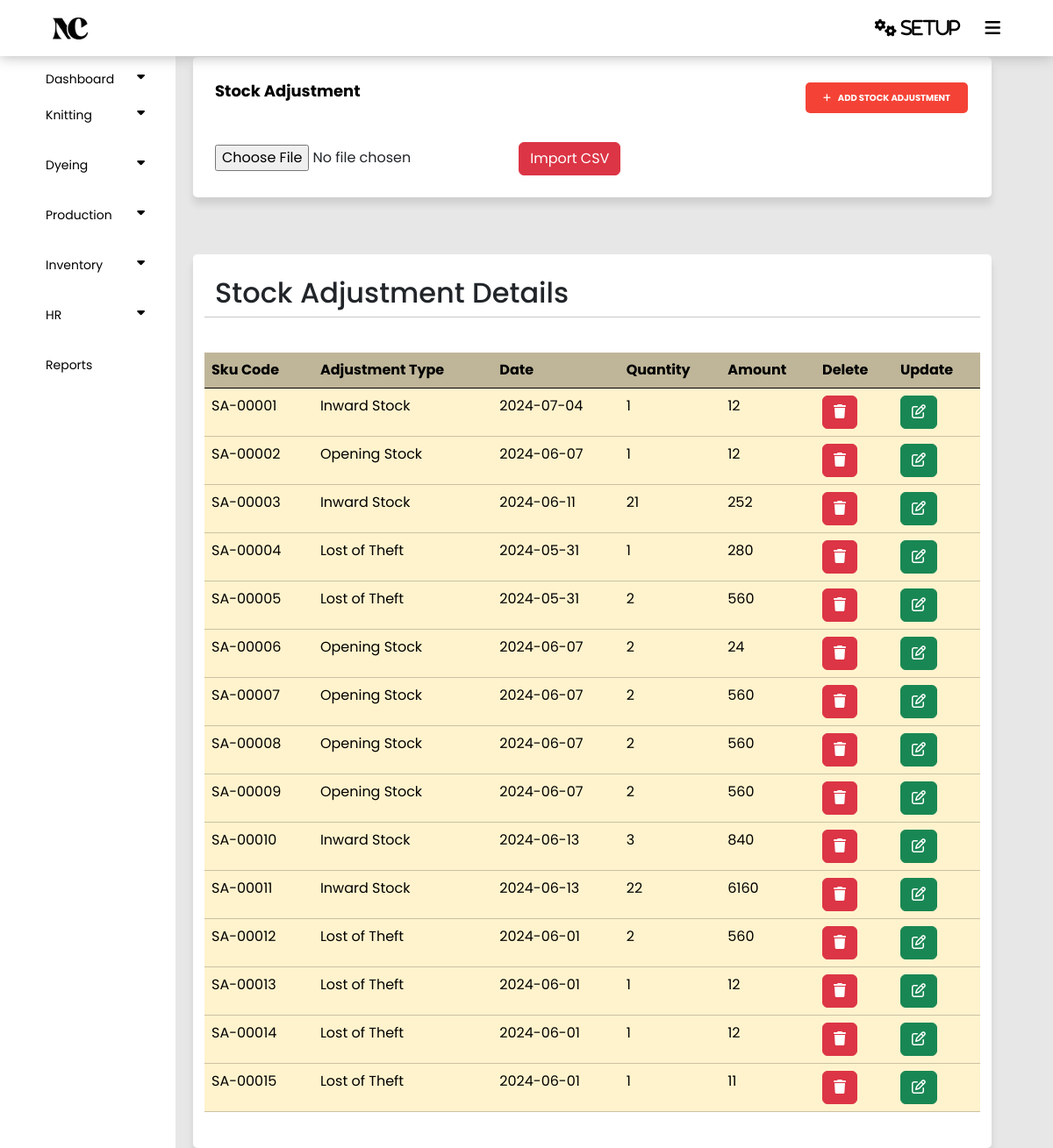
The page /panel/stock.php on the database as committed earlier.
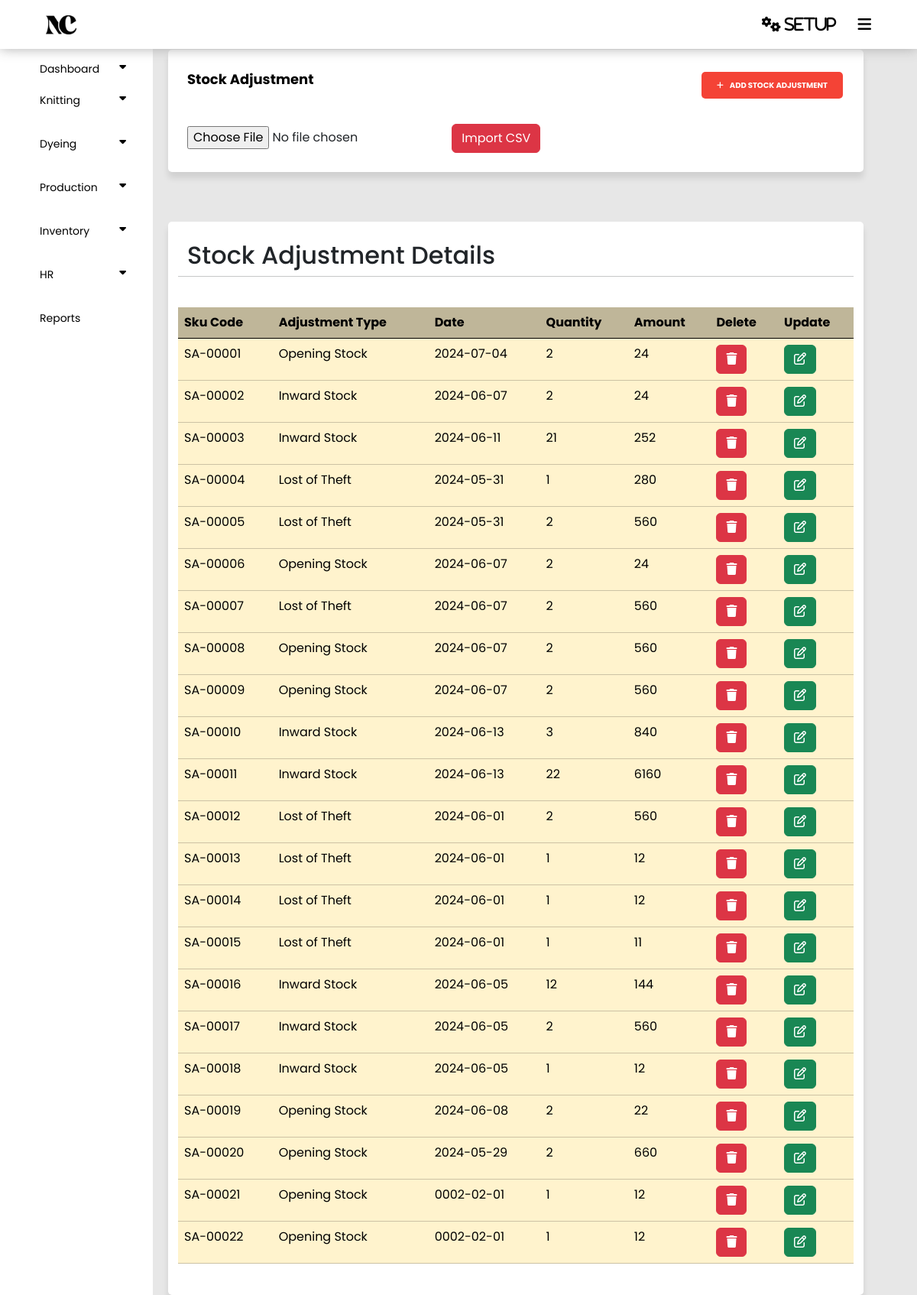
The same page on the database as committed later.
### tables this page shows
CREATE TABLE `stock` (
  `Id` int(11) NOT NULL,
  `P_id` int(11) NOT NULL,
  `SCode` varchar(255) NOT NULL,
  `Type` varchar(255) NOT NULL,
  `Date` date NOT NULL,
  `Reference` varchar(111) NOT NULL,
  `Cost` int(11) NOT NULL,
  `Quantity` int(11) NOT NULL,
  `Amount` int(255) NOT NULL,
  `Status` int(11) NOT NULL DEFAULT 1
);

### panel/stock.php (the view, shortened to what this page needs)
<?php
require('config.php');
require('index.php');
$fetch = "SELECT * FROM `stock` WHERE status = 1";
$query = mysqli_query($connect , $fetch);
?>
<!DOCTYPE html>
<html lang="en">
<head>
    <link href="https://cdn.jsdelivr.net/npm/bootstrap@5.3.3/dist/css/bootstrap.min.css" rel="stylesheet">
    <link rel="stylesheet" type="text/css" href="style.css">
</head>
<body>
<section class="container">
    <div>
        <header>Stock Adjustment</header>
        <button type="button" onclick="location.href='stock_form.php'" class="add_knittingcard_button" style="float: right;"><i class="fa fa-plus" aria-hidden="true"></i>Add Stock Adjustment</button>
    </div>
<br>
<br>
<br>
    <div>
    <div>
    <form action="import.php" method="post" enctype="multipart/form-data">
        <input type="file" name="file" id="file" accept=".csv">
        <button type="submit" class="btn btn-danger">Import CSV</button>
    </form>
</div>
    </div>
</section>
<section class="container">
                <div class="row justify-content-right">
                    <h2>Stock Adjustment Details</h2>
                <hr>
            <table class="table table-warning mt-4" id="example">
                <thead class="bg-warning p-2 text-dark bg-opacity-10" style="opacity: 75%;">
                    <tr>
                    <th scope="col">Sku Code</th>
                    <th scope="col">Adjustment Type</th>
                    <th scope="col">Date</th>
                    <th scope="col">Quantity</th>
                    <th scope="col">Amount</th>
                    <th scope="col">Delete</th>
                    <th scope="col">Update</th>
                    </tr>
                </thead>
                <tbody>
                <?php while ($row = mysqli_fetch_assoc($query)) {
                     ?>
                    <tr>
                    <td><?php echo $row ['SCode']?></td>
                    <td><?php echo $row ['Type']?></td>
                    <td><?php echo $row ['Date']?></td>
                    <td><?php echo $row ['Quantity']?></td>
                    <td><?php echo $row ['Amount']?></td>
                    <td ><a href="s_delete.php?Id=<?php echo $row ['Id'];?>" class="btn btn-danger"><i class="fa-solid fa-trash"></i></a></td>
                    <td ><a href="s_update.php?Id=<?php echo $row ['Id'];?>" class="btn btn-success"><i class="fa-regular fa-pen-to-square"></i></a></td>
                </tr>
                <?php
                    }
                ?>
                </tbody>
            </table>
        </section>
</body>
</html>

### panel/index.php (shortened to what this page needs)
<!DOCTYPE html>
<html lang="en">
<head>
    <link href="https://cdn.jsdelivr.net/npm/bootstrap@5.0.2/dist/css/bootstrap.min.css" rel="stylesheet">
    <link rel="stylesheet" type="text/css" href="style.css">
    <link rel="stylesheet" href="https://cdnjs.cloudflare.com/ajax/libs/font-awesome/6.0.0-beta3/css/all.min.css">
    <link href="https://cdnjs.cloudflare.com/ajax/libs/font-awesome/5.10.0/css/all.min.css" rel="stylesheet">
    <link href="https://cdn.jsdelivr.net/npm/bootstrap-icons@1.4.1/font/bootstrap-icons.css" rel="stylesheet">
    <link rel="stylesheet" href="https://cdnjs.cloudflare.com/ajax/libs/font-awesome/6.5.2/css/all.min.css" />
</head>
<body>
    <div class="menu">
        <div class="logo">
            <img src="../images/logo.png" alt="Noorani & Co">
        </div>
        <div class="dropdown">
            <button onclick="toggleDropdown('dropdown2')" class="dropbtn"><i class="fa fa-cogs" aria-hidden="true"> SetUp</i></button>
            <div class="dropdown ms-4">
                <button onclick="toggleDropdown('dropdown1')" class="dropbtn"><i class="fa fa-bars" aria-hidden="true"></i></button>
        </div>
</div>
</div>
<div class="sidenav">
    <ol><button class="dropdown-btn dashboard">Dashboard<i class="fa fa-caret-down"></i>
    <ol><button class="dropdown-btn">Knitting<i class="fa fa-caret-down"></i>
</button>
</ol>
<ol><button class="dropdown-btn">Dyeing<i class="fa fa-caret-down"></i>
</button>
    </ol>
    <ol><button class="dropdown-btn">Production<i class="fa fa-caret-down"></i></button>
</ol>
<ol><button class="dropdown-btn">Inventory<i class="fa fa-caret-down"></i></button>
</ol>
<ol><button class="dropdown-btn">HR<i class="fa fa-caret-down"></i></button>
    </ol>
    <ol><a href="report.php">Reports</a>
    </ol>
</div>
</body>
</html>

### panel/style.css (style rules this page uses)
* { padding: 0; margin: 0; }
body { background-color: #e7e7e7; font-family: "Poppins", sans-serif; }
#example { background: #000; color: #f44336; }
.menu { display: flex; align-items: center; justify-content: space-between; background: white; position: fixed; width: 100%; height: 8vh; box-sizing: border-box; padding: 10px 5%; box-shadow: 0 0 15px; color: rgba(166, 166, 166, 0.9); z-index: 1; }
.logo img { width: 40px; display: inline-block; }
.dropbtn { background-color: white; color: black; font-size: 20px; border: none; cursor: pointer; }
.dropdown { position: relative; display: inline-block; }
.sidenav { height: 100%; width: 200px; position: fixed; top: 0; left: 0; background-color: white; overflow-x: hidden; padding-top: 70px; }
.sidenav a, .dropdown-btn { padding: 10px 20px; text-decoration: none; font-size: 14px; color: black; display: block; border: none; background: none; width:100%; text-align: left; cursor: pointer; outline: none; }
.sidenav .fa { padding-right: 15px; }
.fa-caret-down { float: right; padding-right: 8px; }
.container { position: relative; float: left; width: calc(100% - 290px); margin-left: 220px; margin-top: 65px; background-color: white; padding: 25px; border-radius: 5px; box-shadow: 0px 8px 8px 0px rgba(0,0,0,0.1); }
.container header { font-size: 18px; color: black; font-weight: bold; text-align: left; float: left; }
.add_knittingcard_button { border: 0; border-radius: 5px; color: white; background-color: #f44336; padding: 10px 20px; text-align: center; text-decoration: none; text-transform: uppercase; display: inline-block; font-size: 10px; font-weight: bold; margin: 4px 2px; cursor: pointer; }
.fa-plus { padding-right: 8px; }

Rows that differ between the two databases and show on the page:
changed stock "SA-00001": Type "Inward Stock" → "Opening Stock"; Quantity "1" → "2"; Amount "12" → "24"
changed stock "SA-00002": Type "Opening Stock" → "Inward Stock"; Quantity "1" → "2"; Amount "12" → "24"
changed stock "SA-00007": Type "Opening Stock" → "Lost of Theft"
added stock: SCode "SA-00016", Type "Inward Stock", Date "2024-06-05", Quantity "12", Amount "144"
added stock: SCode "SA-00017", Type "Inward Stock", Date "2024-06-05", Quantity "2", Amount "560"
added stock: SCode "SA-00018", Type "Inward Stock", Date "2024-06-05", Quantity "1", Amount "12"
added stock: SCode "SA-00019", Type "Opening Stock", Date "2024-06-08", Quantity "2", Amount "22"
added stock: SCode "SA-00020", Type "Opening Stock", Date "2024-05-29", Quantity "2", Amount "660"
added stock: SCode "SA-00021", Type "Opening Stock", Date "0002-02-01", Quantity "1", Amount "12"
added stock: SCode "SA-00022", Type "Opening Stock", Date "0002-02-01", Quantity "1", Amount "12"
